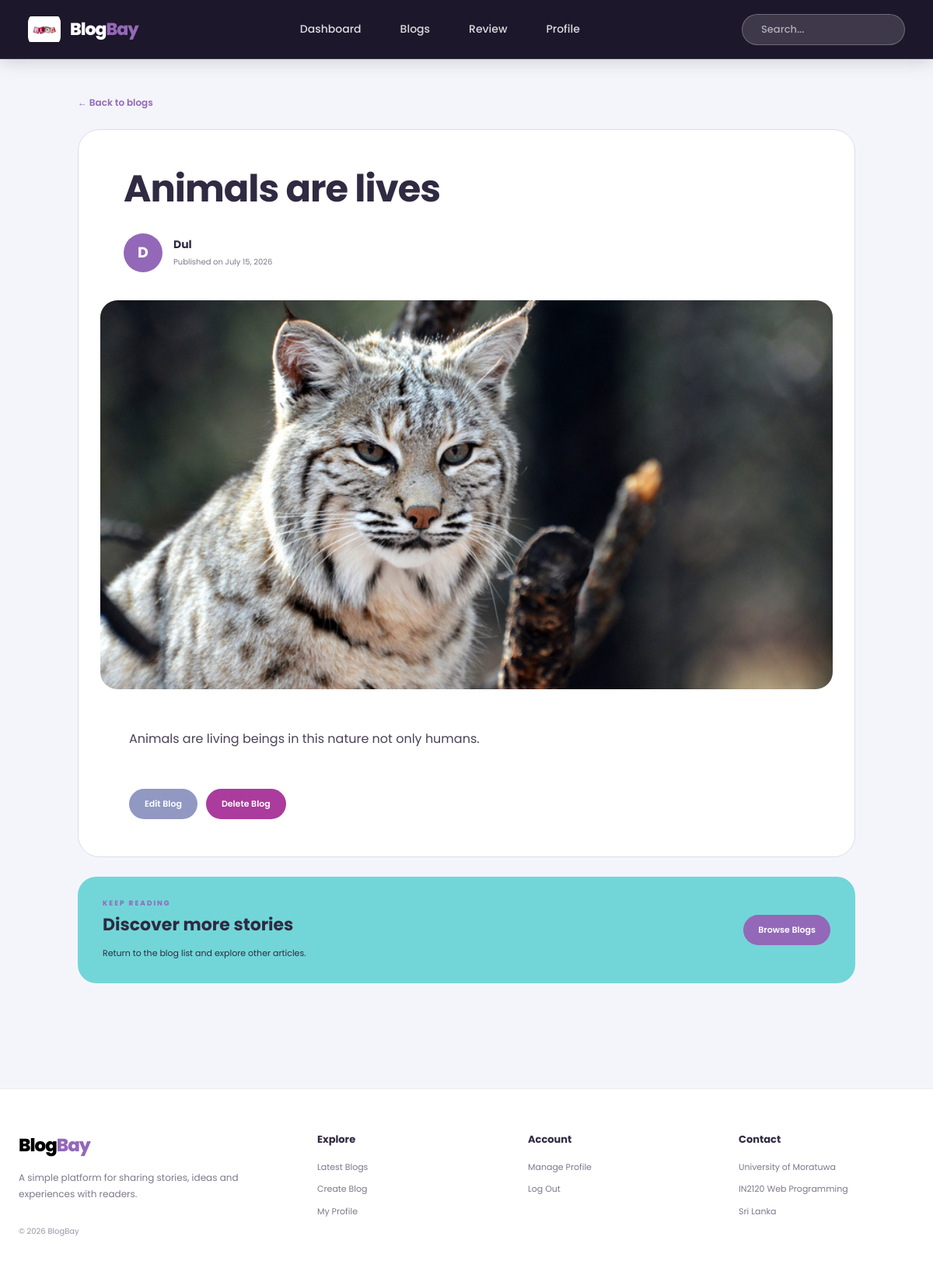
Page /view_blog.php?id=4 (signed in) on the committed database.
### tables this page shows
CREATE TABLE `blogpost` (
  `id` int(11) NOT NULL,
  `user_id` int(11) DEFAULT NULL,
  `title` varchar(255) DEFAULT NULL,
  `content` text DEFAULT NULL,
  `created_at` timestamp NOT NULL DEFAULT current_timestamp(),
  `updated_at` timestamp NOT NULL DEFAULT current_timestamp() ON UPDATE current_timestamp(),
  `image` varchar(255) DEFAULT NULL
);

CREATE TABLE `user` (
  `id` int(11) NOT NULL,
  `username` varchar(50) NOT NULL,
  `email` varchar(100) NOT NULL,
  `password` varchar(255) NOT NULL,
  `role` varchar(20) DEFAULT 'user'
);

### view_blog.php (the view, shortened to what this page needs)
<?php
include "config.php";
include "site_config.php";
$blogID = (int) $_GET['id'];
$sql = "SELECT blogpost.*, user.username, p.profile_pic
        FROM blogpost
        JOIN user ON blogpost.user_id = user.id
        LEFT JOIN user_profiles p ON user.id = p.user_id
        WHERE blogpost.id = $blogID
        LIMIT 1";
$result = mysqli_query($conn, $sql);
$blog = mysqli_fetch_assoc($result);
$isOwner =
    isset($_SESSION['user_id']) &&
    (int) $_SESSION['user_id'] === (int) $blog['user_id'];
$backPage =
    isset($_SESSION['user_id'])
        ? "dashboard.php"
        : "login.php";
?>
<!DOCTYPE html>
<html lang="en">
<head>
<link rel="stylesheet"
href="css/view_blog.css?v=10">
<link rel="stylesheet"
href="css/footer.css?v=3">
</head>
<body>
<header class="hero-navbar">
    <div class="hero-navbar-inner">
        <a href="dashboard.php" class="hero-brand">
            <img src="images/logo.png" alt="Logo">
            <?php echo renderSiteName(); ?>
        </a>
        <nav class="hero-nav-links">
            <a href="dashboard.php" class="hero-nav-item">Dashboard</a>
            <a href="dashboard.php#blogGrid" class="hero-nav-item">Blogs</a>
            <a href="reviews.php" class="hero-nav-item">Review</a>
            <a href="profile.php" class="hero-nav-item">Profile</a>
        </nav>
        <div class="hero-search-box" style="position: relative; display: flex; align-items: center; background: rgba(255, 255, 255, 0.15) !important; border: 1px solid rgba(255, 255, 255, 0.25) !important; border-radius: 999px !important; padding: 6px 16px !important; width: 210px !important;">
            <input id="blogSearch" type="text" placeholder="Search..." style="background: transparent !important; border: none !important; outline: none !important; color: #ffffff !important; font-size: 13px !important; width: 100% !important; box-shadow: none !important; padding: 0 !important; margin: 0 !important; height: auto !important;" onkeydown="if(event.key==='Enter'){ window.location.href='dashboard.php?search='+encodeURIComponent(this.value); }">
        </div>
    </div>
</header>
<main class="article-wrapper">
    <a href="<?php echo $backPage; ?>"
       class="back-link">
        ← Back to blogs
    </a>
    <article class="article-card">
        <header class="article-header">
            <h1>
                <?php echo htmlspecialchars($blog['title']); ?>
            </h1>
            <div class="author-row">
                <?php echo renderUserAvatar($blog['username'], $blog['profile_pic'] ?? null, 'author-avatar'); ?>
                <div class="author-details">
                    <strong>
                        <?php
                        echo htmlspecialchars(
                            $blog['username']
                        );
                        ?>
                    </strong>
                    <span>
                        Published on
                        <?php
                        echo date(
                            "F d, Y",
                            strtotime($blog['created_at'])
                        );
                        ?>
                    </span>
                </div>
            </div>
        </header>
        <?php if(!empty($blog['image'])) { ?>
            <div class="cover-wrapper">
                <img
                    src="uploads/<?php
                    echo htmlspecialchars($blog['image']);
                    ?>"
                    alt="<?php
                    echo htmlspecialchars($blog['title']);
                    ?>"
                    class="cover-image"
                >
            </div>
        <?php } ?>
        <section class="article-content">
            <?php
            echo nl2br(
                htmlspecialchars($blog['content'])
            );
            ?>
        </section>
        <?php if($isOwner) { ?>
            <div class="article-actions">
                <a
                    href="edit_blog.php?id=<?php
                    echo (int) $blog['id'];
                    ?>"
                    class="edit-btn">
                    Edit Blog
                </a>
                <a
                    href="delete_blog.php?id=<?php
                    echo (int) $blog['id'];
                    ?>"
                    class="delete-btn"
                    onclick="return confirm('Are you sure you want to delete this blog?')">
                    Delete Blog
                </a>
            </div>
        <?php } ?>
    </article>
    <section class="more-section">
        <div>
            <p>KEEP READING</p>
            <h2>
                Discover more stories
            </h2>
            <span>
                Return to the blog list and explore other articles.
            </span>
        </div>
        <a href="<?php echo $backPage; ?>">
            Browse Blogs
        </a>
    </section>
</main>
<?php include "includes/footer.php"; ?>
</body>
</html>

### site_config.php (shortened to what this page needs)
<?php
function renderSiteName(): string
{
    return '<span class="site-name"><span class="site-name-blog">Blog</span><span class="site-name-bay">Bay</span></span>';
}
function renderUserAvatar(?string $username, ?string $profilePic, string $containerClass = 'author-avatar'): string
{
    $name = !empty($username) ? $username : 'U';
    $letter = htmlspecialchars(strtoupper(substr($name, 0, 1)));
    $classAttr = htmlspecialchars($containerClass);
    return '<div class="' . $classAttr . '">' . $letter . '</div>';
}
?>

### css/footer.css (style rules this page uses)
.site-name { display:inline-flex;align-items:baseline;font:inherit;font-weight:800;letter-spacing:-1px;line-height:1; }
.site-name-blog { color:#000000 !important; }
.site-name-bay { color:#9368b8 !important; }

### rows in the picture
blogpost: title "Animals are lives", user.username "D", user.username "Dul", created_at "July 15, 2026", image (picture), content "Animals are living beings in this nature not only humans."

### other values in the picture
$siteName "BlogBay"
